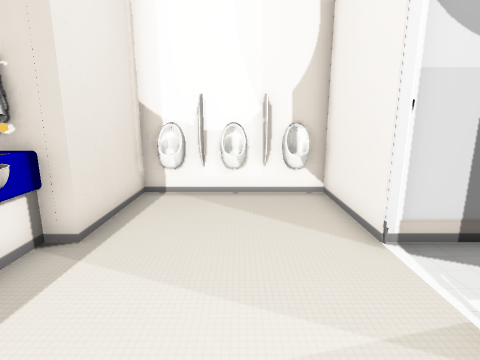
View 1 (above)

24 first-person views from a walk through a 3-D level made in the Unity game engine. The camera is 1.2 m above the floor, tilts 12° down and sees 80° across. The floor is counted in squares, 0.5 m on a side. Each view is taken from the middle of a square. On the plan, view 1 faces up. The plan holds only what a view shows up to about 18 squares ahead; the rest is blank. The place goes on beyond the plan. Door leaves are left out, so doorways stand open. Some surface patterns are stand-ins.

View 2
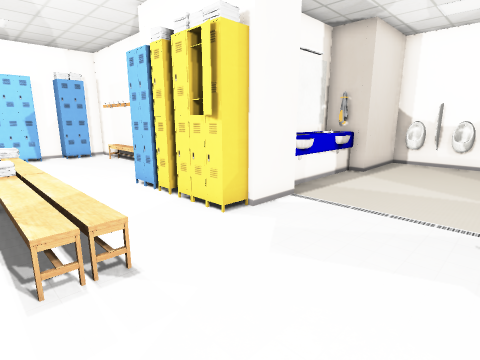

View 3
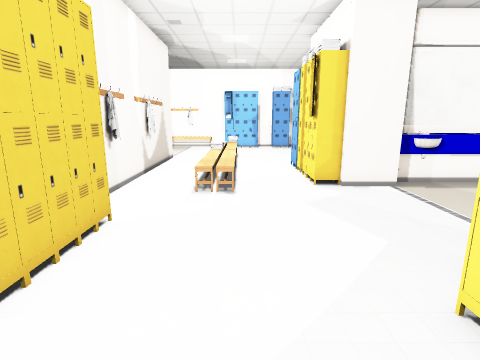

View 4
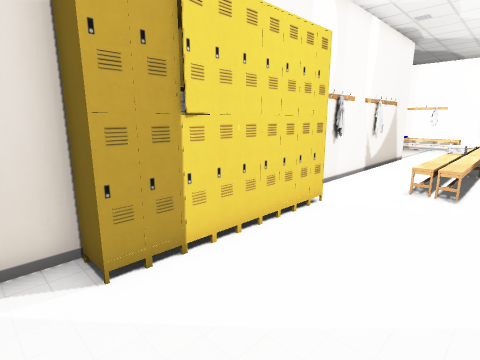

View 5
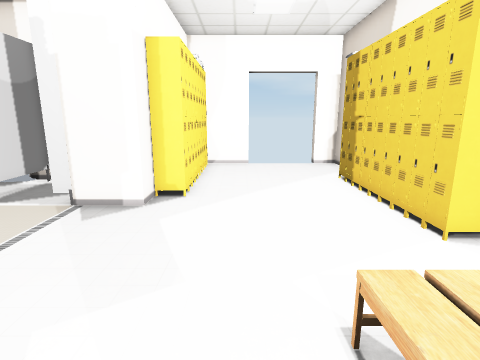

View 6
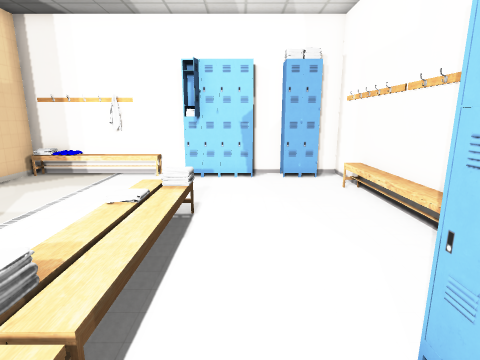

View 7
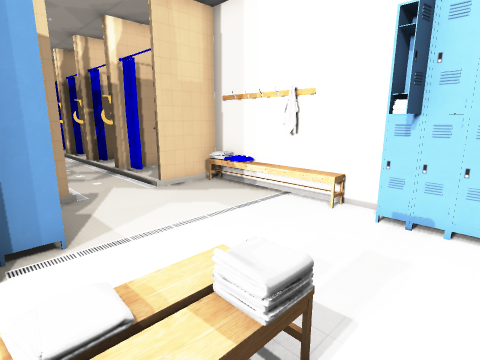

View 8
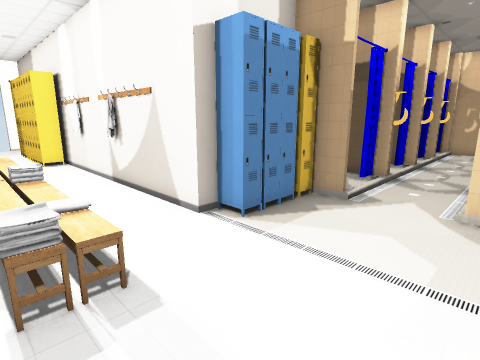

View 9
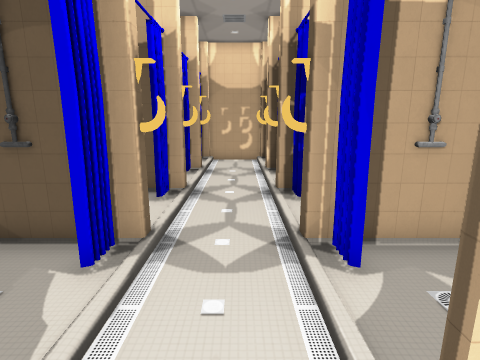

View 10
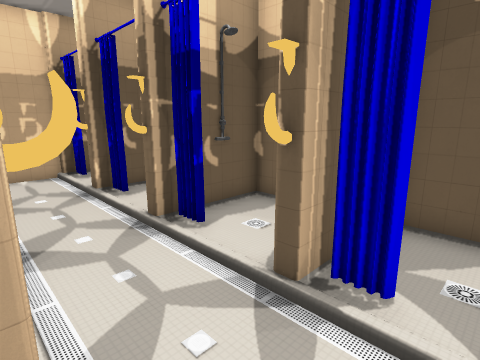

View 11
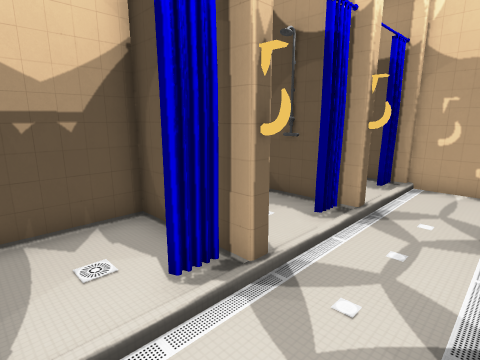

View 12
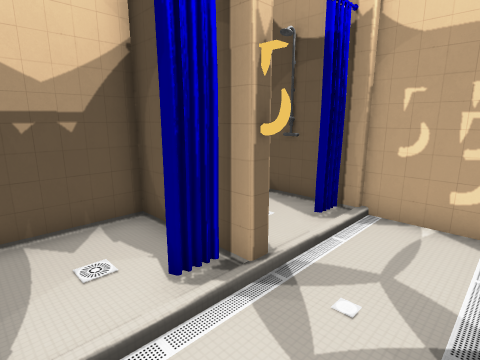

View 13
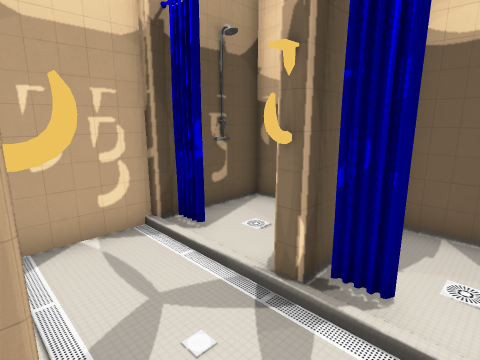

View 14
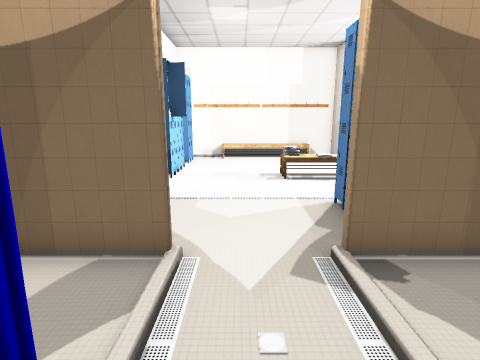

View 15
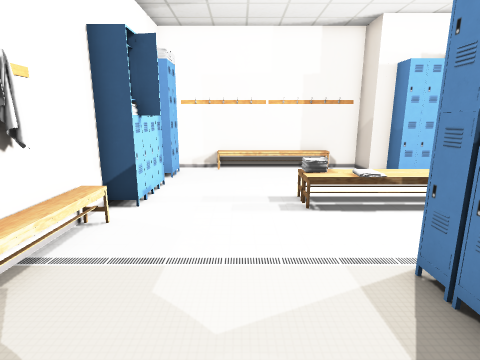

View 16
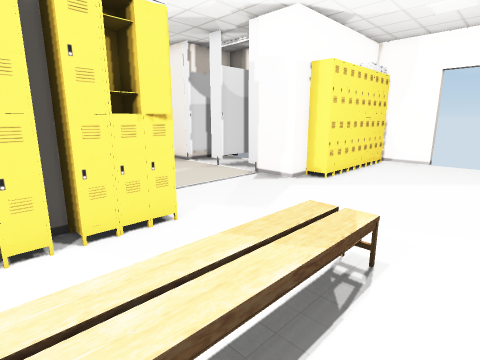

View 17
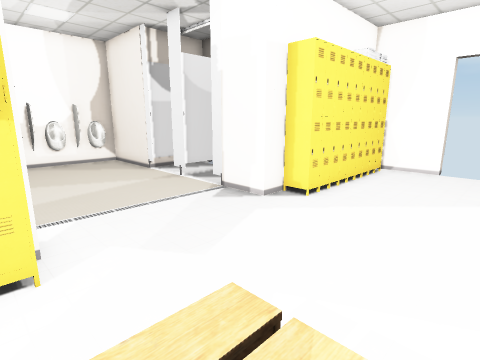

View 18
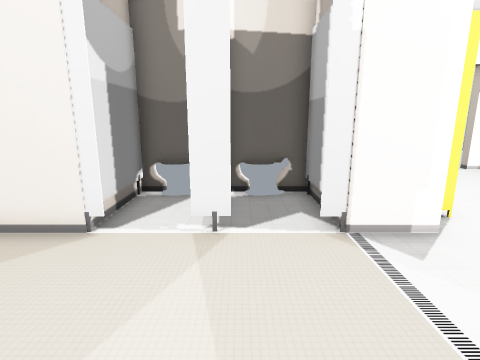

View 19
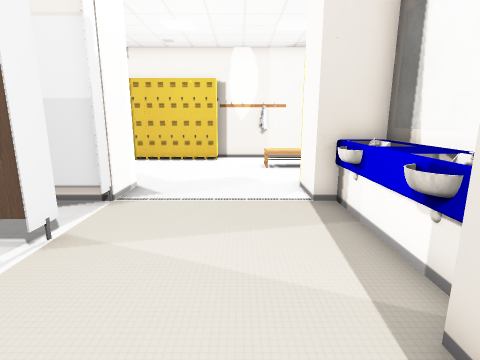

View 20
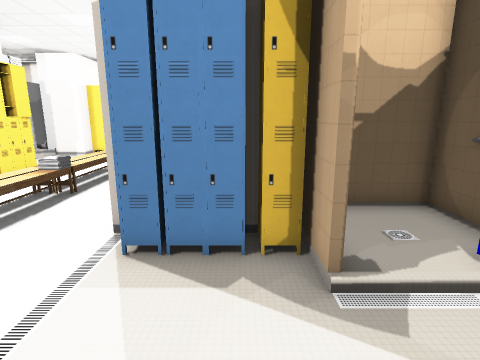

View 21
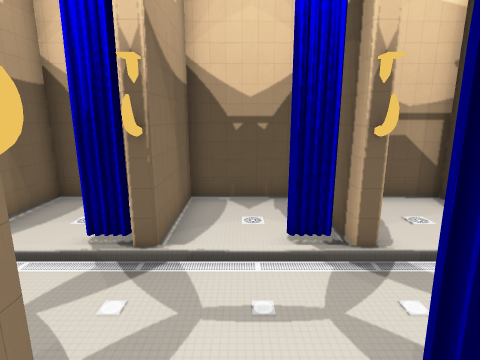

View 22
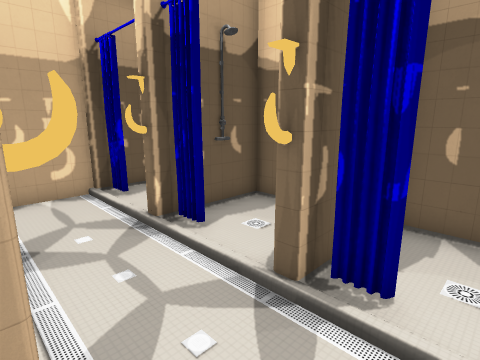

View 23
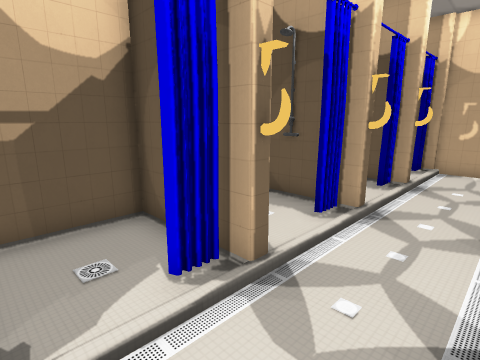

View 24
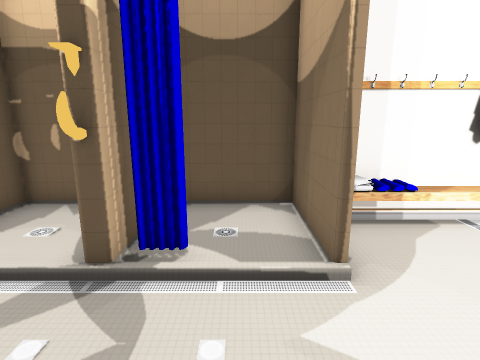

### Floor plan
Key: @ floor where view 1 was taken; # wall or solid block; x gap in a wall; . floor; / step, stairs or slope; D open door; v drop or lower ground; O other object.
Columns run from 20 left of view 1 to 11 right of it. Each row starts with its distance up from view 1.
  9                  #OOOOO#
  8                  #.....#
  7                  #.....#
  6                  #.....#
  5                OO......####
  4                #OO........#
  3                OO......####
  2                OO......D..#
  1                #OO.....D..#
  0                OO...@..####
 -1  ##OOOOOOOO#     #.....##
 -2  #O........#######.....##
 -3  #O.........OOOOOO......OOOOOOO#
 -4  #O............................#
 -5   O............................#
 -6   O....v//////////.............
 -7  #OO...///////////.............
 -8  #..........O..................
 -9  #..................OOOOOOOO...x
-10  OO......###OOO##OOOOOOOOOOO####
-11  #......O#
-12  O......O#
-13  O......O#
-14  #OOO..OO#
-15 OOOO...OOOO
-16 O   ..... O
-17 O  #...#  O
-18   OOO.OOOO
-19  OOO...OOOO
-20 O   ....  O
-21 O  #...#  O
-22   OOO.OOOO
-23   OO...OOOO
-24 O . ....  O
-25 O  #...#  O
-26   OOO.OOOO
-27   OO...OOO
-28     ...   O
-29 O  #...#  O
-30 OOOOO##OOOO

Positions as (right, up) in squares from view 1, and headings:
1: (0, 0), facing up
2: (2, -8), facing up-left
3: (7, -6), facing left
4: (8, -5), facing down-left
5: (-5, -5), facing right
6: (-6, -5), facing left
7: (-11, -5), facing down-left
8: (-17, -6), facing down-right
9: (-15, -13), facing down
10: (-13, -16), facing down-left
11: (-16, -19), facing down-right
12: (-16, -23), facing down-right
13: (-13, -24), facing down-left
14: (-15, -19), facing up
15: (-15, -15), facing up
16: (-7, -9), facing up-right
17: (-4, -8), facing up-right
18: (-3, 2), facing right
19: (-1, 8), facing down
20: (-17, -13), facing right
21: (-18, -24), facing right
22: (-13, -20), facing down-left
23: (-16, -15), facing down-right
24: (-12, -16), facing left
